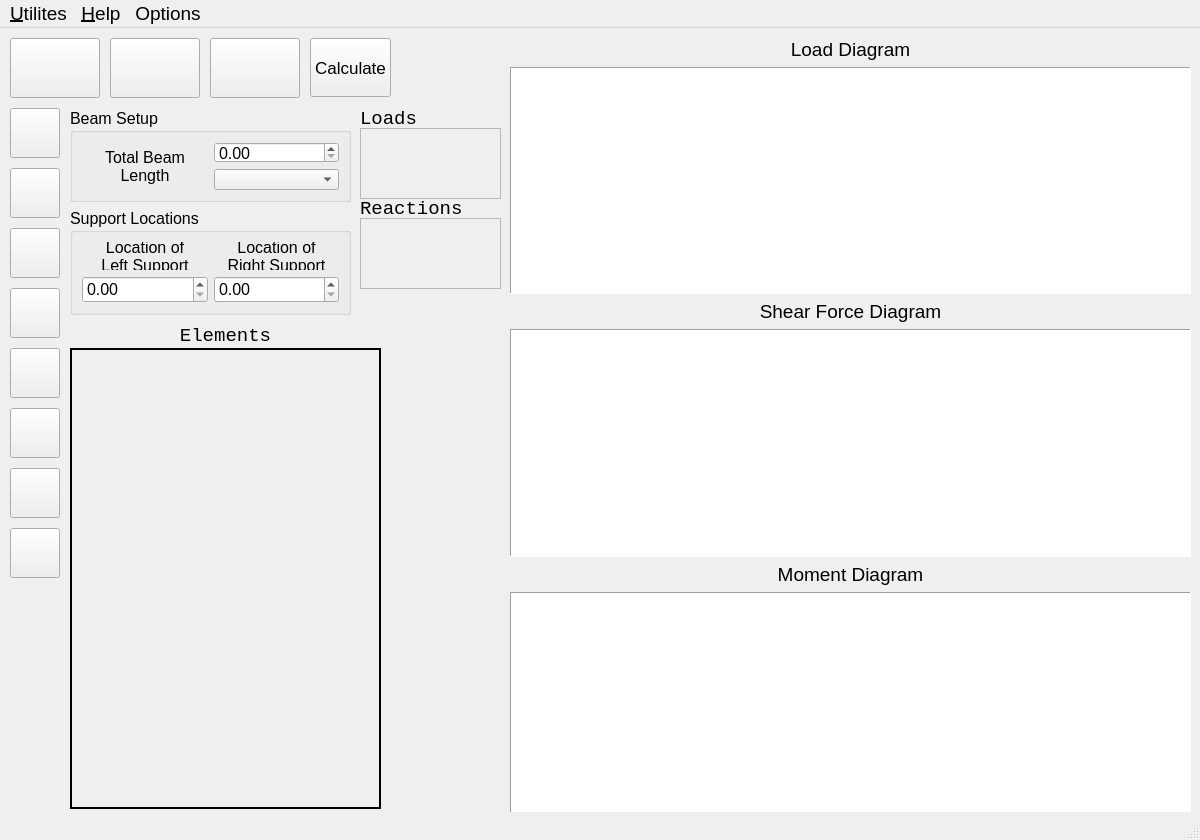
<?xml version="1.0" encoding="UTF-8"?>
<ui version="4.0">
 <class>shearandmomentscalculator</class>
 <widget class="QMainWindow" name="shearandmomentscalculator">
  <property name="geometry">
   <rect>
    <x>0</x>
    <y>0</y>
    <width>1200</width>
    <height>840</height>
   </rect>
  </property>
  <property name="sizePolicy">
   <sizepolicy hsizetype="Fixed" vsizetype="Fixed">
    <horstretch>0</horstretch>
    <verstretch>0</verstretch>
   </sizepolicy>
  </property>
  <property name="minimumSize">
   <size>
    <width>1200</width>
    <height>840</height>
   </size>
  </property>
  <property name="maximumSize">
   <size>
    <width>1200</width>
    <height>840</height>
   </size>
  </property>
  <property name="font">
   <font>
    <family>Arial</family>
    <pointsize>14</pointsize>
   </font>
  </property>
  <property name="windowTitle">
   <string>MainWindow</string>
  </property>
  <property name="windowIcon">
   <iconset resource="Icons/resources.qrc">
    <normaloff>:/icons/modicon.svg</normaloff>:/icons/modicon.svg</iconset>
  </property>
  <property name="tabShape">
   <enum>QTabWidget::Rounded</enum>
  </property>
  <property name="dockNestingEnabled">
   <bool>false</bool>
  </property>
  <property name="unifiedTitleAndToolBarOnMac">
   <bool>false</bool>
  </property>
  <widget class="QWidget" name="centralwidget">
   <widget class="QPushButton" name="variablesupports">
    <property name="geometry">
     <rect>
      <x>10</x>
      <y>10</y>
      <width>90</width>
      <height>60</height>
     </rect>
    </property>
    <property name="autoFillBackground">
     <bool>false</bool>
    </property>
    <property name="text">
     <string/>
    </property>
    <property name="icon">
     <iconset resource="Icons/resources.qrc">
      <normaloff>:/icons/varsup.svg</normaloff>:/icons/varsup.svg</iconset>
    </property>
    <property name="iconSize">
     <size>
      <width>64</width>
      <height>64</height>
     </size>
    </property>
    <property name="checkable">
     <bool>false</bool>
    </property>
    <property name="autoExclusive">
     <bool>false</bool>
    </property>
    <property name="autoDefault">
     <bool>false</bool>
    </property>
    <property name="default">
     <bool>false</bool>
    </property>
    <property name="flat">
     <bool>false</bool>
    </property>
   </widget>
   <widget class="QPushButton" name="lftsidesupport">
    <property name="geometry">
     <rect>
      <x>110</x>
      <y>10</y>
      <width>90</width>
      <height>60</height>
     </rect>
    </property>
    <property name="text">
     <string/>
    </property>
    <property name="icon">
     <iconset resource="Icons/resources.qrc">
      <normaloff>:/icons/lcantsup.svg</normaloff>:/icons/lcantsup.svg</iconset>
    </property>
    <property name="iconSize">
     <size>
      <width>64</width>
      <height>64</height>
     </size>
    </property>
   </widget>
   <widget class="QPushButton" name="rtsidesupport">
    <property name="geometry">
     <rect>
      <x>210</x>
      <y>10</y>
      <width>90</width>
      <height>60</height>
     </rect>
    </property>
    <property name="text">
     <string/>
    </property>
    <property name="icon">
     <iconset resource="Icons/resources.qrc">
      <normaloff>:/icons/rcantsup.svg</normaloff>:/icons/rcantsup.svg</iconset>
    </property>
    <property name="iconSize">
     <size>
      <width>64</width>
      <height>64</height>
     </size>
    </property>
   </widget>
   <widget class="QPushButton" name="Uppntload">
    <property name="geometry">
     <rect>
      <x>10</x>
      <y>80</y>
      <width>50</width>
      <height>50</height>
     </rect>
    </property>
    <property name="text">
     <string/>
    </property>
    <property name="icon">
     <iconset resource="Icons/resources.qrc">
      <normaloff>:/icons/cpl_up.svg</normaloff>:/icons/cpl_up.svg</iconset>
    </property>
    <property name="iconSize">
     <size>
      <width>30</width>
      <height>30</height>
     </size>
    </property>
   </widget>
   <widget class="QPushButton" name="Downpntload">
    <property name="geometry">
     <rect>
      <x>10</x>
      <y>140</y>
      <width>50</width>
      <height>50</height>
     </rect>
    </property>
    <property name="text">
     <string/>
    </property>
    <property name="icon">
     <iconset resource="Icons/resources.qrc">
      <normaloff>:/icons/cpl_dwn.svg</normaloff>:/icons/cpl_dwn.svg</iconset>
    </property>
    <property name="iconSize">
     <size>
      <width>30</width>
      <height>30</height>
     </size>
    </property>
   </widget>
   <widget class="QPushButton" name="lineardistribloadup">
    <property name="geometry">
     <rect>
      <x>10</x>
      <y>200</y>
      <width>50</width>
      <height>50</height>
     </rect>
    </property>
    <property name="text">
     <string/>
    </property>
    <property name="icon">
     <iconset resource="Icons/resources.qrc">
      <normaloff>:/icons/udl_up.svg</normaloff>:/icons/udl_up.svg</iconset>
    </property>
    <property name="iconSize">
     <size>
      <width>37</width>
      <height>37</height>
     </size>
    </property>
   </widget>
   <widget class="QPushButton" name="lineardistribloaddown">
    <property name="geometry">
     <rect>
      <x>10</x>
      <y>260</y>
      <width>50</width>
      <height>50</height>
     </rect>
    </property>
    <property name="text">
     <string/>
    </property>
    <property name="icon">
     <iconset resource="Icons/resources.qrc">
      <normaloff>:/icons/udl_dwn.svg</normaloff>:/icons/udl_dwn.svg</iconset>
    </property>
    <property name="iconSize">
     <size>
      <width>37</width>
      <height>37</height>
     </size>
    </property>
   </widget>
   <widget class="QPushButton" name="varibledistribloadup">
    <property name="geometry">
     <rect>
      <x>10</x>
      <y>320</y>
      <width>50</width>
      <height>50</height>
     </rect>
    </property>
    <property name="text">
     <string/>
    </property>
    <property name="icon">
     <iconset resource="Icons/resources.qrc">
      <normaloff>:/icons/ldl_up.svg</normaloff>:/icons/ldl_up.svg</iconset>
    </property>
    <property name="iconSize">
     <size>
      <width>37</width>
      <height>37</height>
     </size>
    </property>
   </widget>
   <widget class="QPushButton" name="varibdistribloaddown">
    <property name="geometry">
     <rect>
      <x>10</x>
      <y>380</y>
      <width>50</width>
      <height>50</height>
     </rect>
    </property>
    <property name="text">
     <string/>
    </property>
    <property name="icon">
     <iconset resource="Icons/resources.qrc">
      <normaloff>:/icons/ldl_dwn.svg</normaloff>:/icons/ldl_dwn.svg</iconset>
    </property>
    <property name="iconSize">
     <size>
      <width>37</width>
      <height>37</height>
     </size>
    </property>
   </widget>
   <widget class="QPushButton" name="momentccw">
    <property name="geometry">
     <rect>
      <x>10</x>
      <y>440</y>
      <width>50</width>
      <height>50</height>
     </rect>
    </property>
    <property name="text">
     <string/>
    </property>
    <property name="icon">
     <iconset resource="Icons/resources.qrc">
      <normaloff>:/icons/m_ccw.svg</normaloff>:/icons/m_ccw.svg</iconset>
    </property>
    <property name="iconSize">
     <size>
      <width>35</width>
      <height>35</height>
     </size>
    </property>
   </widget>
   <widget class="QPushButton" name="momentcw">
    <property name="geometry">
     <rect>
      <x>10</x>
      <y>500</y>
      <width>50</width>
      <height>50</height>
     </rect>
    </property>
    <property name="text">
     <string/>
    </property>
    <property name="icon">
     <iconset resource="Icons/resources.qrc">
      <normaloff>:/icons/m_cw.svg</normaloff>:/icons/m_cw.svg</iconset>
    </property>
    <property name="iconSize">
     <size>
      <width>35</width>
      <height>35</height>
     </size>
    </property>
   </widget>
   <widget class="QScrollArea" name="elemetsscrollarea">
    <property name="geometry">
     <rect>
      <x>70</x>
      <y>320</y>
      <width>311</width>
      <height>461</height>
     </rect>
    </property>
    <property name="frameShape">
     <enum>QFrame::Panel</enum>
    </property>
    <property name="frameShadow">
     <enum>QFrame::Plain</enum>
    </property>
    <property name="lineWidth">
     <number>2</number>
    </property>
    <property name="widgetResizable">
     <bool>true</bool>
    </property>
    <widget class="QWidget" name="scrollAreaWidgetContents">
     <property name="geometry">
      <rect>
       <x>0</x>
       <y>0</y>
       <width>307</width>
       <height>457</height>
      </rect>
     </property>
    </widget>
   </widget>
   <widget class="QLabel" name="label_7">
    <property name="geometry">
     <rect>
      <x>70</x>
      <y>300</y>
      <width>311</width>
      <height>16</height>
     </rect>
    </property>
    <property name="font">
     <font>
      <family>Consolas</family>
      <pointsize>14</pointsize>
     </font>
    </property>
    <property name="text">
     <string>Elements</string>
    </property>
    <property name="alignment">
     <set>Qt::AlignCenter</set>
    </property>
   </widget>
   <widget class="QGroupBox" name="Beamsetuplength">
    <property name="geometry">
     <rect>
      <x>70</x>
      <y>80</y>
      <width>281</width>
      <height>94</height>
     </rect>
    </property>
    <property name="font">
     <font>
      <family>Arial</family>
      <pointsize>12</pointsize>
     </font>
    </property>
    <property name="title">
     <string>Beam Setup</string>
    </property>
    <layout class="QHBoxLayout" name="horizontalLayout">
     <item>
      <widget class="QLabel" name="label_2">
       <property name="sizePolicy">
        <sizepolicy hsizetype="Preferred" vsizetype="Preferred">
         <horstretch>0</horstretch>
         <verstretch>0</verstretch>
        </sizepolicy>
       </property>
       <property name="minimumSize">
        <size>
         <width>126</width>
         <height>0</height>
        </size>
       </property>
       <property name="font">
        <font>
         <family>Arial</family>
         <pointsize>12</pointsize>
        </font>
       </property>
       <property name="text">
        <string>Total Beam
Length</string>
       </property>
       <property name="alignment">
        <set>Qt::AlignCenter</set>
       </property>
      </widget>
     </item>
     <item>
      <layout class="QVBoxLayout" name="verticalLayout">
       <item>
        <widget class="QDoubleSpinBox" name="Beamlength">
         <property name="sizePolicy">
          <sizepolicy hsizetype="Preferred" vsizetype="Fixed">
           <horstretch>0</horstretch>
           <verstretch>0</verstretch>
          </sizepolicy>
         </property>
         <property name="minimumSize">
          <size>
           <width>0</width>
           <height>0</height>
          </size>
         </property>
         <property name="font">
          <font>
           <family>Arial</family>
           <pointsize>12</pointsize>
          </font>
         </property>
         <property name="buttonSymbols">
          <enum>QAbstractSpinBox::UpDownArrows</enum>
         </property>
         <property name="maximum">
          <double>100000000.000000000000000</double>
         </property>
        </widget>
       </item>
       <item>
        <widget class="QComboBox" name="beamlengthunits">
         <property name="sizePolicy">
          <sizepolicy hsizetype="Preferred" vsizetype="Fixed">
           <horstretch>0</horstretch>
           <verstretch>0</verstretch>
          </sizepolicy>
         </property>
         <property name="minimumSize">
          <size>
           <width>0</width>
           <height>0</height>
          </size>
         </property>
         <property name="font">
          <font>
           <family>Arial</family>
           <pointsize>12</pointsize>
          </font>
         </property>
         <item>
          <property name="text">
           <string/>
          </property>
         </item>
         <item>
          <property name="text">
           <string>mm</string>
          </property>
         </item>
         <item>
          <property name="text">
           <string>m</string>
          </property>
         </item>
         <item>
          <property name="text">
           <string>in.</string>
          </property>
         </item>
         <item>
          <property name="text">
           <string>ft</string>
          </property>
         </item>
        </widget>
       </item>
      </layout>
     </item>
    </layout>
   </widget>
   <widget class="QGroupBox" name="supportlocation">
    <property name="geometry">
     <rect>
      <x>70</x>
      <y>180</y>
      <width>281</width>
      <height>107</height>
     </rect>
    </property>
    <property name="font">
     <font>
      <family>Arial</family>
      <pointsize>12</pointsize>
     </font>
    </property>
    <property name="title">
     <string>Support Locations</string>
    </property>
    <layout class="QHBoxLayout" name="horizontalLayout_2">
     <item>
      <layout class="QVBoxLayout" name="verticalLayout_2">
       <item>
        <widget class="QLabel" name="label_4">
         <property name="sizePolicy">
          <sizepolicy hsizetype="MinimumExpanding" vsizetype="Preferred">
           <horstretch>0</horstretch>
           <verstretch>0</verstretch>
          </sizepolicy>
         </property>
         <property name="font">
          <font>
           <family>Arial</family>
           <pointsize>12</pointsize>
          </font>
         </property>
         <property name="text">
          <string>Location of
Left Support</string>
         </property>
         <property name="alignment">
          <set>Qt::AlignCenter</set>
         </property>
        </widget>
       </item>
       <item>
        <widget class="QDoubleSpinBox" name="leftsupportlocation">
         <property name="enabled">
          <bool>true</bool>
         </property>
         <property name="sizePolicy">
          <sizepolicy hsizetype="Minimum" vsizetype="Fixed">
           <horstretch>0</horstretch>
           <verstretch>0</verstretch>
          </sizepolicy>
         </property>
         <property name="font">
          <font>
           <family>Arial</family>
           <pointsize>12</pointsize>
          </font>
         </property>
         <property name="frame">
          <bool>true</bool>
         </property>
         <property name="buttonSymbols">
          <enum>QAbstractSpinBox::UpDownArrows</enum>
         </property>
         <property name="maximum">
          <double>100000000.000000000000000</double>
         </property>
        </widget>
       </item>
      </layout>
     </item>
     <item>
      <layout class="QVBoxLayout" name="verticalLayout_3">
       <item>
        <widget class="QLabel" name="label_5">
         <property name="sizePolicy">
          <sizepolicy hsizetype="MinimumExpanding" vsizetype="Preferred">
           <horstretch>0</horstretch>
           <verstretch>0</verstretch>
          </sizepolicy>
         </property>
         <property name="font">
          <font>
           <family>Arial</family>
           <pointsize>12</pointsize>
          </font>
         </property>
         <property name="text">
          <string>Location of
Right Support</string>
         </property>
         <property name="alignment">
          <set>Qt::AlignCenter</set>
         </property>
        </widget>
       </item>
       <item>
        <widget class="QDoubleSpinBox" name="rightsupportlocation">
         <property name="sizePolicy">
          <sizepolicy hsizetype="Minimum" vsizetype="Fixed">
           <horstretch>0</horstretch>
           <verstretch>0</verstretch>
          </sizepolicy>
         </property>
         <property name="font">
          <font>
           <family>Arial</family>
           <pointsize>12</pointsize>
          </font>
         </property>
         <property name="frame">
          <bool>true</bool>
         </property>
         <property name="buttonSymbols">
          <enum>QAbstractSpinBox::UpDownArrows</enum>
         </property>
         <property name="maximum">
          <double>100000000.000000000000000</double>
         </property>
        </widget>
       </item>
      </layout>
     </item>
    </layout>
   </widget>
   <widget class="QScrollArea" name="loadsscroll">
    <property name="geometry">
     <rect>
      <x>360</x>
      <y>100</y>
      <width>141</width>
      <height>71</height>
     </rect>
    </property>
    <property name="font">
     <font>
      <pointsize>11</pointsize>
     </font>
    </property>
    <property name="widgetResizable">
     <bool>true</bool>
    </property>
    <widget class="QWidget" name="scrollAreaWidgetContents_2">
     <property name="geometry">
      <rect>
       <x>0</x>
       <y>0</y>
       <width>139</width>
       <height>69</height>
      </rect>
     </property>
    </widget>
   </widget>
   <widget class="QLabel" name="label_6">
    <property name="geometry">
     <rect>
      <x>360</x>
      <y>80</y>
      <width>141</width>
      <height>21</height>
     </rect>
    </property>
    <property name="font">
     <font>
      <family>Consolas</family>
      <pointsize>14</pointsize>
     </font>
    </property>
    <property name="text">
     <string>Loads</string>
    </property>
   </widget>
   <widget class="QScrollArea" name="reactionsscroll">
    <property name="geometry">
     <rect>
      <x>360</x>
      <y>190</y>
      <width>141</width>
      <height>71</height>
     </rect>
    </property>
    <property name="font">
     <font>
      <pointsize>11</pointsize>
     </font>
    </property>
    <property name="widgetResizable">
     <bool>true</bool>
    </property>
    <widget class="QWidget" name="scrollAreaWidgetContents_3">
     <property name="geometry">
      <rect>
       <x>0</x>
       <y>0</y>
       <width>139</width>
       <height>69</height>
      </rect>
     </property>
    </widget>
   </widget>
   <widget class="QLabel" name="label_8">
    <property name="geometry">
     <rect>
      <x>360</x>
      <y>170</y>
      <width>141</width>
      <height>21</height>
     </rect>
    </property>
    <property name="font">
     <font>
      <family>Consolas</family>
      <pointsize>14</pointsize>
     </font>
    </property>
    <property name="text">
     <string>Reactions</string>
    </property>
   </widget>
   <widget class="QPushButton" name="entersetup">
    <property name="geometry">
     <rect>
      <x>310</x>
      <y>10</y>
      <width>81</width>
      <height>59</height>
     </rect>
    </property>
    <property name="sizePolicy">
     <sizepolicy hsizetype="Minimum" vsizetype="Preferred">
      <horstretch>0</horstretch>
      <verstretch>0</verstretch>
     </sizepolicy>
    </property>
    <property name="font">
     <font>
      <pointsize>13</pointsize>
     </font>
    </property>
    <property name="text">
     <string>Calculate</string>
    </property>
   </widget>
   <widget class="QWidget" name="">
    <property name="geometry">
     <rect>
      <x>510</x>
      <y>10</y>
      <width>681</width>
      <height>781</height>
     </rect>
    </property>
    <layout class="QVBoxLayout" name="verticalLayout_5">
     <item>
      <widget class="QLabel" name="label_9">
       <property name="text">
        <string>Load Diagram</string>
       </property>
       <property name="alignment">
        <set>Qt::AlignCenter</set>
       </property>
      </widget>
     </item>
     <item>
      <widget class="QGraphicsView" name="Loadsdiagram">
       <property name="frameShape">
        <enum>QFrame::Panel</enum>
       </property>
       <property name="verticalScrollBarPolicy">
        <enum>Qt::ScrollBarAsNeeded</enum>
       </property>
       <property name="horizontalScrollBarPolicy">
        <enum>Qt::ScrollBarAsNeeded</enum>
       </property>
       <property name="sizeAdjustPolicy">
        <enum>QAbstractScrollArea::AdjustIgnored</enum>
       </property>
      </widget>
     </item>
     <item>
      <widget class="QLabel" name="label_10">
       <property name="text">
        <string>Shear Force Diagram</string>
       </property>
       <property name="alignment">
        <set>Qt::AlignCenter</set>
       </property>
      </widget>
     </item>
     <item>
      <widget class="QGraphicsView" name="Sheargraph">
       <property name="frameShape">
        <enum>QFrame::Panel</enum>
       </property>
      </widget>
     </item>
     <item>
      <widget class="QLabel" name="label_11">
       <property name="text">
        <string>Moment Diagram</string>
       </property>
       <property name="alignment">
        <set>Qt::AlignCenter</set>
       </property>
      </widget>
     </item>
     <item>
      <widget class="QGraphicsView" name="Momentgraph">
       <property name="frameShape">
        <enum>QFrame::Panel</enum>
       </property>
      </widget>
     </item>
    </layout>
   </widget>
  </widget>
  <widget class="QStatusBar" name="statusbar"/>
  <widget class="QMenuBar" name="menubar">
   <property name="geometry">
    <rect>
     <x>0</x>
     <y>0</y>
     <width>1200</width>
     <height>21</height>
    </rect>
   </property>
   <widget class="QMenu" name="menu_Utilites">
    <property name="title">
     <string>&amp;Utilites</string>
    </property>
    <addaction name="actionScreenshot"/>
   </widget>
   <widget class="QMenu" name="menu_Help">
    <property name="title">
     <string>&amp;Help</string>
    </property>
    <addaction name="actionAbout"/>
   </widget>
   <widget class="QMenu" name="menuOptions">
    <property name="title">
     <string>Options</string>
    </property>
    <addaction name="actionShear_and_Moment_Diagrams"/>
    <addaction name="actionSlope_and_Deflection_Diagrams"/>
    <addaction name="separator"/>
    <addaction name="actionGraph_Details"/>
    <addaction name="actionDesign"/>
    <addaction name="separator"/>
    <addaction name="actionFlexural_Stiffness_EI"/>
   </widget>
   <addaction name="menu_Utilites"/>
   <addaction name="menu_Help"/>
   <addaction name="menuOptions"/>
  </widget>
  <action name="actionUnit_Converter">
   <property name="text">
    <string>Unit Converter</string>
   </property>
  </action>
  <action name="actionMoments_of_Inertia">
   <property name="text">
    <string>Moments of Inertia</string>
   </property>
  </action>
  <action name="actionVectors">
   <property name="text">
    <string>Vectors</string>
   </property>
  </action>
  <action name="actionFriction_and_Force">
   <property name="text">
    <string>Friction and Force</string>
   </property>
  </action>
  <action name="actionFasteners">
   <property name="text">
    <string>Fasteners</string>
   </property>
  </action>
  <action name="actionMaterial_Properties">
   <property name="text">
    <string>Material Properties</string>
   </property>
  </action>
  <action name="actionCM_and_CG">
   <property name="text">
    <string>CM and CG</string>
   </property>
  </action>
  <action name="actionTrusses">
   <property name="text">
    <string>Trusses</string>
   </property>
  </action>
  <action name="actionBeamsMoments_of_Inertia">
   <property name="text">
    <string>Moments of Inertia</string>
   </property>
  </action>
  <action name="actionShear_and_Moment">
   <property name="text">
    <string>Shear and Moment</string>
   </property>
  </action>
  <action name="actionIndeterminate_Axial_Structures">
   <property name="text">
    <string>Indeterminate Axial Structures</string>
   </property>
  </action>
  <action name="actionFlexure">
   <property name="text">
    <string>Flexure</string>
   </property>
  </action>
  <action name="actionBeam_Deformation">
   <property name="text">
    <string>Beam Deformation</string>
   </property>
  </action>
  <action name="actionAxial_Beam_Deformation">
   <property name="text">
    <string>Axial Beam Deformation</string>
   </property>
  </action>
  <action name="actionTorsional_Beam_Deformation">
   <property name="text">
    <string>Torsional Beam Deformation</string>
   </property>
  </action>
  <action name="actionSupported_Beams">
   <property name="text">
    <string>Supported Beams</string>
   </property>
  </action>
  <action name="actionMohr_s_Circle">
   <property name="text">
    <string>Mohr's Circle</string>
   </property>
  </action>
  <action name="actionC_Clamp">
   <property name="text">
    <string>C-Clamp</string>
   </property>
  </action>
  <action name="actionCompression_Link">
   <property name="text">
    <string>Compression Link</string>
   </property>
  </action>
  <action name="actionTension_Link">
   <property name="text">
    <string>Tension Link</string>
   </property>
  </action>
  <action name="actionPost">
   <property name="text">
    <string>Post</string>
   </property>
  </action>
  <action name="actionPost_and_Beam">
   <property name="text">
    <string>Post and Beam</string>
   </property>
  </action>
  <action name="actionKinematic_Diagraming">
   <property name="text">
    <string>Kinematic Diagraming</string>
   </property>
  </action>
  <action name="actionVector_Analysis">
   <property name="text">
    <string>Vector Analysis</string>
   </property>
  </action>
  <action name="actionGDT_Checker">
   <property name="text">
    <string>GDT Checker</string>
   </property>
  </action>
  <action name="actionVirtual_Condition_Calculator">
   <property name="text">
    <string>Virtual Condition Calculator</string>
   </property>
  </action>
  <action name="actionLimits_and_Fits">
   <property name="text">
    <string>Limits and Fits</string>
   </property>
  </action>
  <action name="actionGDTFasteners">
   <property name="text">
    <string>Fasteners</string>
   </property>
  </action>
  <action name="actionPaper_Gauging">
   <property name="text">
    <string>Paper Gauging</string>
   </property>
  </action>
  <action name="actionTolerance_Finder">
   <property name="text">
    <string>Tolerance Finder</string>
   </property>
  </action>
  <action name="actionDiameter_Deviation">
   <property name="text">
    <string>Diameter Deviation</string>
   </property>
  </action>
  <action name="actionTorsion">
   <property name="text">
    <string>Torsion</string>
   </property>
  </action>
  <action name="actionPressure">
   <property name="text">
    <string>Pressure</string>
   </property>
  </action>
  <action name="actionAddMohr_s_Circle">
   <property name="text">
    <string>Mohr's Circle</string>
   </property>
  </action>
  <action name="actionModule_List">
   <property name="text">
    <string>Module List</string>
   </property>
  </action>
  <action name="actionQuit">
   <property name="text">
    <string>Quit</string>
   </property>
  </action>
  <action name="actionNotepad">
   <property name="text">
    <string>Notepad</string>
   </property>
  </action>
  <action name="actionCalculator">
   <property name="text">
    <string>Calculator</string>
   </property>
  </action>
  <action name="actionScreenshot">
   <property name="text">
    <string>Screenshot</string>
   </property>
  </action>
  <action name="actionPerfer_SI_units">
   <property name="text">
    <string>Edit Saftey Factor</string>
   </property>
  </action>
  <action name="actionPerfer_Metric_Units">
   <property name="text">
    <string>Theme</string>
   </property>
  </action>
  <action name="actionMaterials_list">
   <property name="text">
    <string>Materials List</string>
   </property>
  </action>
  <action name="actionCross_Sectional_Beams_and_Shapes_Lists">
   <property name="text">
    <string>Beams and Shapes Lists</string>
   </property>
  </action>
  <action name="actionAbout">
   <property name="text">
    <string>About</string>
   </property>
  </action>
  <action name="actionUnit_Converter_help">
   <property name="text">
    <string>Unit Converter</string>
   </property>
  </action>
  <action name="actionMoments_of_Inertia_help">
   <property name="text">
    <string>Moments of Inertia</string>
   </property>
  </action>
  <action name="actionVectors_help">
   <property name="text">
    <string>Vectors</string>
   </property>
  </action>
  <action name="actionFriction_and_Force_help">
   <property name="text">
    <string>Friction and Force</string>
   </property>
  </action>
  <action name="actionFasteners_help">
   <property name="text">
    <string>Fasteners</string>
   </property>
  </action>
  <action name="actionMaterial_Properties_help">
   <property name="text">
    <string>Material Properties</string>
   </property>
  </action>
  <action name="actionCM_and_CG_help">
   <property name="text">
    <string>CM and CG</string>
   </property>
  </action>
  <action name="actionTrusses_help">
   <property name="text">
    <string>Trusses</string>
   </property>
  </action>
  <action name="actionBeamsMoments_of_Inertia_help">
   <property name="text">
    <string>Moments of Inertia</string>
   </property>
  </action>
  <action name="actionShear_and_Moment_help">
   <property name="text">
    <string>Shear and Moment</string>
   </property>
  </action>
  <action name="actionIndeterminate_Axial_Structures_help">
   <property name="text">
    <string>Indeterminate Axial Structures</string>
   </property>
  </action>
  <action name="actionFlexure_help">
   <property name="text">
    <string>Flexure</string>
   </property>
  </action>
  <action name="actionBeam_Deformation_help">
   <property name="text">
    <string>Beam Deformation</string>
   </property>
  </action>
  <action name="actionAxial_Beam_Deformation_help">
   <property name="text">
    <string>Axial Beam Deformation</string>
   </property>
  </action>
  <action name="actionTorsional_Beam_Deformation_help">
   <property name="text">
    <string>Torsional Beam Deformation</string>
   </property>
  </action>
  <action name="actionSupported_Beams_help">
   <property name="text">
    <string>Supported Beams</string>
   </property>
  </action>
  <action name="actionMohr_s_Circle_help">
   <property name="text">
    <string>Mohr's Circle</string>
   </property>
  </action>
  <action name="actionC_Clamp_help">
   <property name="text">
    <string>C-Clamp</string>
   </property>
  </action>
  <action name="actionCompression_Link_help">
   <property name="text">
    <string>Compression Link</string>
   </property>
  </action>
  <action name="actionTension_Link_help">
   <property name="text">
    <string>Tension Link</string>
   </property>
  </action>
  <action name="actionPost_help">
   <property name="text">
    <string>Post</string>
   </property>
  </action>
  <action name="actionPost_and_Beam_help">
   <property name="text">
    <string>Post and Beam</string>
   </property>
  </action>
  <action name="actionSolid_shaft_and_Pipe_help">
   <property name="text">
    <string>Solid Shaft and Pipe</string>
   </property>
  </action>
  <action name="actionKinematic_Diagraming_help">
   <property name="text">
    <string>Kinematic Diagraming</string>
   </property>
  </action>
  <action name="actionVector_and_Motion_Analysis_help">
   <property name="text">
    <string>Vector and Motion Analysis</string>
   </property>
  </action>
  <action name="actionGDT_Checker_help">
   <property name="text">
    <string>GDT Checker</string>
   </property>
  </action>
  <action name="actionVirtual_Condition_Calculator_help">
   <property name="text">
    <string>Virtual Condition Calculator</string>
   </property>
  </action>
  <action name="actionLimits_and_Fits_help">
   <property name="text">
    <string>Limits and Fits</string>
   </property>
  </action>
  <action name="actionGDTFasteners_help">
   <property name="text">
    <string>Fasteners</string>
   </property>
  </action>
  <action name="actionPaper_Gauging_help">
   <property name="text">
    <string>Paper Gauging</string>
   </property>
  </action>
  <action name="actionTolerance_Finder_help">
   <property name="text">
    <string>Tolerance Finder</string>
   </property>
  </action>
  <action name="actionDiameter_Deviation_help">
   <property name="text">
    <string>Diameter Deviation</string>
   </property>
  </action>
  <action name="actionTorsion_help">
   <property name="text">
    <string>Torsion</string>
   </property>
  </action>
  <action name="actionPressure_help">
   <property name="text">
    <string>Pressure</string>
   </property>
  </action>
  <action name="actionTheme">
   <property name="text">
    <string>Theme</string>
   </property>
  </action>
  <action name="actionSaftey_Factors">
   <property name="text">
    <string>Saftey Factors</string>
   </property>
  </action>
  <action name="actionSolid_Shaft_and_Pipe">
   <property name="text">
    <string>Solid Shaft and Pipe</string>
   </property>
  </action>
  <action name="actionMohr_s_Circle_2">
   <property name="text">
    <string>Mohr's Circle</string>
   </property>
  </action>
  <action name="actionFit_Classes">
   <property name="text">
    <string>Fit Classes</string>
   </property>
  </action>
  <action name="actionShear_and_Moment_Diagrams">
   <property name="text">
    <string>Shear and Moment Diagrams</string>
   </property>
  </action>
  <action name="actionSlope_and_Deflection_Diagrams">
   <property name="text">
    <string>Slope and Deflection Diagrams</string>
   </property>
  </action>
  <action name="actionGraph_Details">
   <property name="text">
    <string>Graph Details</string>
   </property>
  </action>
  <action name="actionDesign">
   <property name="text">
    <string>Design</string>
   </property>
  </action>
  <action name="actionFlexural_Stiffness_EI">
   <property name="text">
    <string>Flexural Stiffness EI</string>
   </property>
  </action>
  <action name="actionQuit_All">
   <property name="text">
    <string>Quit All</string>
   </property>
  </action>
  <action name="actionOutput_Loads_and_Reactions">
   <property name="text">
    <string>Output Loads and Reactions</string>
   </property>
  </action>
 </widget>
 <resources>
  <include location="Icons/resources.qrc"/>
 </resources>
 <connections/>
</ui>
